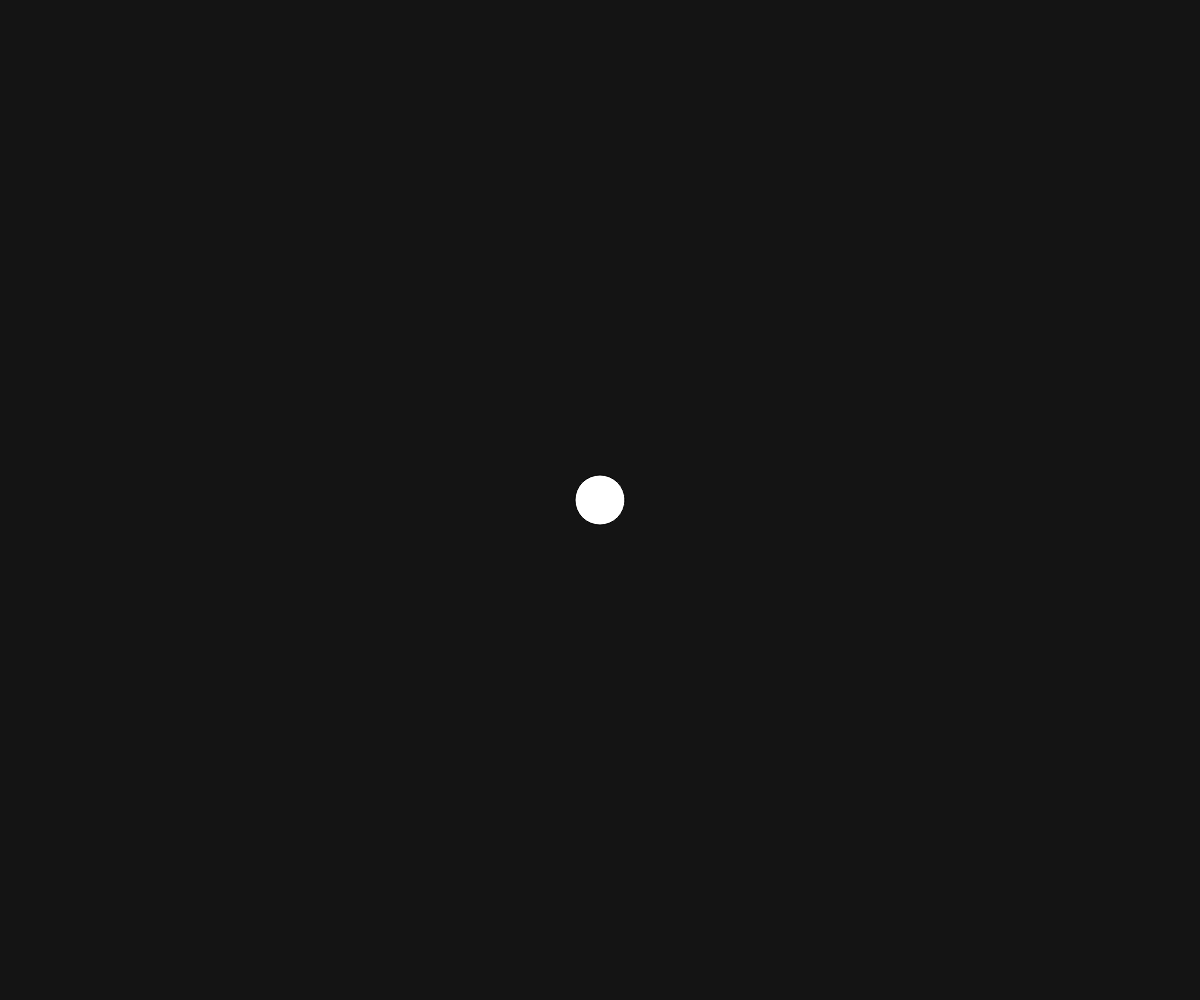
Frame 1 (no input)
Frame 60 (no input): identical to frame 1, image omitted
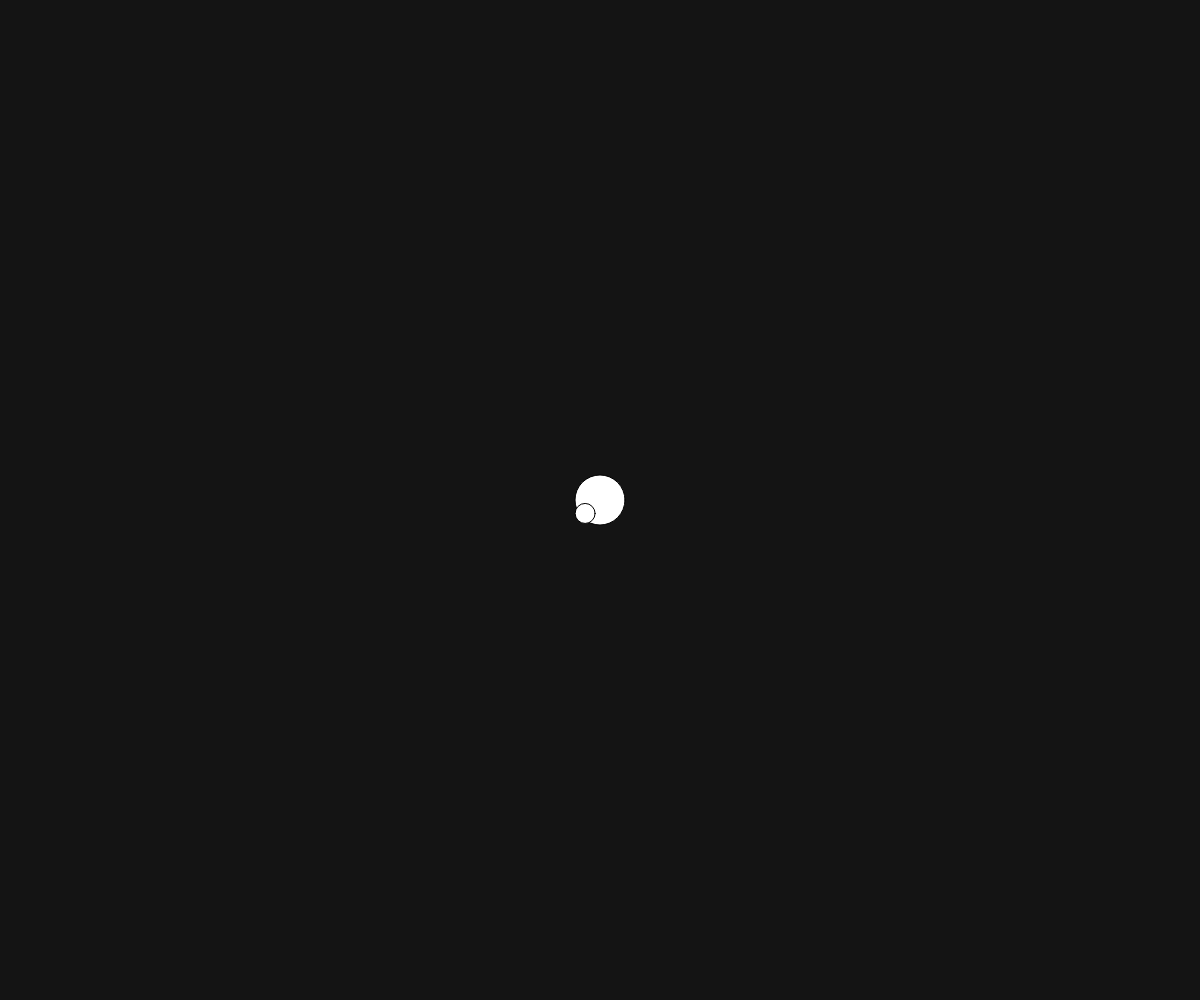
Frame 120 (the mouse pressed at the canvas centre since frame 60)

The p5.js sketch that drew these frames (run headless with seeded random() and noise() and a simulated clock; from frame 60 on, the mouse is pressed at the canvas centre):

// p5.js sketch
// ── sketch.js
function setup() {
    createCanvas(windowWidth, windowHeight);
    background(20);
}

function draw() {
    background(20);
    circle(width / 2, height / 2, 50);
    const myPos = randomPositionAroundMouse(100);
    circle(myPos.x, myPos.y, 20);
}

/**
 * @param {number} range - max allowed distance from mouse
 * @returns {p5.Vector} */
function randomPositionAroundMouse(range) {
    const offset = p5.Vector.random2D().mult(random(0, range));
    return offset.add(mouseX, mouseY);
}

// ── biggerSketch.js
/**
 * @typedef {Object} Star
 * @property {p5.Vector} pos
 * @property {p5.Vector} vel
 * @property {number} size
 * @property {p5.Color} colour
 */

/**
 * @type {Star[]}
 */
let stars;

function setup() {
    createCanvas(windowWidth, windowHeight);
    stars = createStars();
    background(20);
}

function draw() {
    background(20);
    drawStars();
    updateStars();
}

function drawStars() {
    for (let star of stars) {
        drawStar(star);
    }
}
function updateStars() {
    stars.forEach(updateStar);
}

function updateStar(s) {
    s.pos.add(s.vel);
    if (s.pos.dist(getCentrePos()) > width / 2) {
        s.pos = randomScreenPos();
    }
}

/**
 * @returns {p5.Vector}
 */
function getCentrePos() {
    return createVector(width / 2, height / 2);
}

/**
 * @param {Star} star
 */
function drawStar(star) {
    noStroke();
    fill(star.colour);
    circle(star.pos.x, star.pos.y, star.size);
}

/**
 *
 * @returns {Star[]}
 */
function createStars() {
    const array = [];

    for (let i = 0; i < 100; i++) {
        /** @type {Star} */
        const star = {
            pos: randomScreenPos(),
            size: random([1, 1, 1, 2, 3, 8]),
            colour: random(["white", "skyblue", "pink"]),
            vel: p5.Vector.random2D().mult(random(1, 5)),
        };
        array.push(star);
    }
    return array;
}

/**@returns {p5.Vector} */
function randomScreenPos() {
    const offset = p5.Vector.random2D().mult(random(0, width / 2));

    return offset.add(getCentrePos());
}
